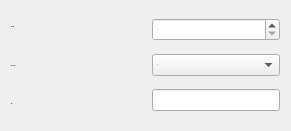
   <widget class="QWidget" name="layoutWidget">
    <property name="geometry">
     <rect>
      <x>310</x>
      <y>200</y>
      <width>291</width>
      <height>131</height>
     </rect>
    </property>
    <layout class="QHBoxLayout" name="horizontalLayout_7">
     <item>
      <layout class="QVBoxLayout" name="verticalLayout_2">
       <item>
        <widget class="QLabel" name="label_8">
         <property name="font">
          <font>
           <family>Arial</family>
           <pointsize>-1</pointsize>
           <weight>75</weight>
           <bold>true</bold>
          </font>
         </property>
         <property name="text">
          <string>Raf No:</string>
         </property>
        </widget>
       </item>
       <item>
        <widget class="QLabel" name="label_9">
         <property name="font">
          <font>
           <family>Arial</family>
           <pointsize>-1</pointsize>
           <weight>75</weight>
           <bold>true</bold>
          </font>
         </property>
         <property name="text">
          <string>Raf Ayraç:</string>
         </property>
        </widget>
       </item>
       <item>
        <widget class="QLabel" name="label_10">
         <property name="font">
          <font>
           <family>Arial</family>
           <pointsize>-1</pointsize>
           <weight>75</weight>
           <bold>true</bold>
          </font>
         </property>
         <property name="text">
          <string>Dil:</string>
         </property>
        </widget>
       </item>
      </layout>
     </item>
     <item>
      <spacer name="horizontalSpacer_5">
       <property name="font">
        <font>
         <family>Arial</family>
         <pointsize>-1</pointsize>
         <weight>75</weight>
         <bold>true</bold>
        </font>
       </property>
       <property name="orientation">
        <enum>Qt::Horizontal</enum>
       </property>
       <property name="sizeHint" stdset="0">
        <size>
         <width>40</width>
         <height>20</height>
        </size>
       </property>
      </spacer>
     </item>
     <item>
      <layout class="QVBoxLayout" name="verticalLayout_3">
       <item>
        <widget class="QSpinBox" name="spnRaf">
         <property name="font">
          <font>
           <family>Arial</family>
           <pointsize>-1</pointsize>
           <weight>75</weight>
           <bold>true</bold>
          </font>
         </property>
        </widget>
       </item>
       <item>
        <widget class="QComboBox" name="cmbAyrac">
         <property name="font">
          <font>
           <family>Arial</family>
           <pointsize>-1</pointsize>
           <weight>75</weight>
           <bold>true</bold>
          </font>
         </property>
         <item>
          <property name="text">
           <string>A</string>
          </property>
         </item>
         <item>
          <property name="text">
           <string>B</string>
          </property>
         </item>
         <item>
          <property name="text">
           <string>C</string>
          </property>
         </item>
         <item>
          <property name="text">
           <string>D</string>
          </property>
         </item>
         <item>
          <property name="text">
           <string>E</string>
          </property>
         </item>
         <item>
          <property name="text">
           <string>F</string>
          </property>
         </item>
         <item>
          <property name="text">
           <string>G</string>
          </property>
         </item>
         <item>
          <property name="text">
           <string>H</string>
          </property>
         </item>
         <item>
          <property name="text">
           <string>I</string>
          </property>
         </item>
         <item>
          <property name="text">
           <string>J</string>
          </property>
         </item>
         <item>
          <property name="text">
           <string>K</string>
          </property>
         </item>
         <item>
          <property name="text">
           <string>L</string>
          </property>
         </item>
         <item>
          <property name="text">
           <string>M</string>
          </property>
         </item>
         <item>
          <property name="text">
           <string>N</string>
          </property>
         </item>
         <item>
          <property name="text">
           <string>O</string>
          </property>
         </item>
         <item>
          <property name="text">
           <string>P</string>
          </property>
         </item>
         <item>
          <property name="text">
           <string>R</string>
          </property>
         </item>
         <item>
          <property name="text">
           <string>S</string>
          </property>
         </item>
         <item>
          <property name="text">
           <string>T</string>
          </property>
         </item>
         <item>
          <property name="text">
           <string>U</string>
          </property>
         </item>
         <item>
          <property name="text">
           <string>V</string>
          </property>
         </item>
         <item>
          <property name="text">
           <string>Y</string>
          </property>
         </item>
         <item>
          <property name="text">
           <string>Z</string>
          </property>
         </item>
        </widget>
       </item>
       <item>
        <widget class="QLineEdit" name="lneDil">
         <property name="font">
          <font>
           <family>Arial</family>
           <pointsize>-1</pointsize>
           <weight>75</weight>
           <bold>true</bold>
          </font>
         </property>
        </widget>
       </item>
      </layout>
     </item>
    </layout>
   </widget>
